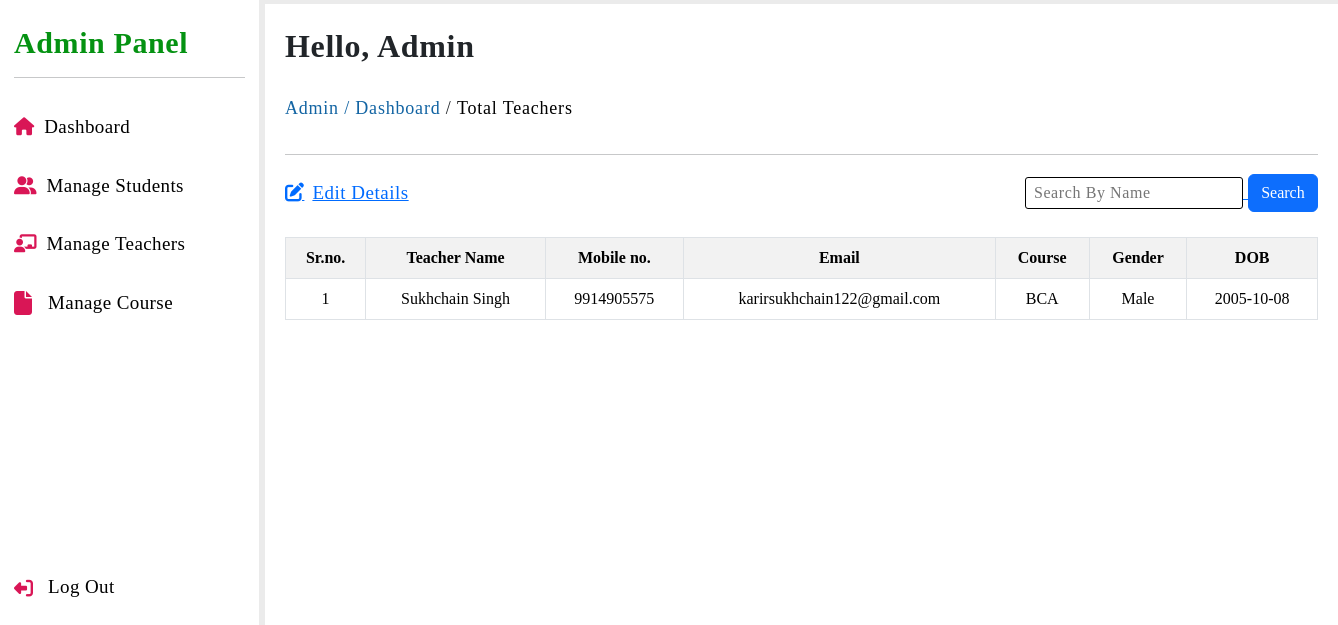
The app's page /admin/total-teachers.php (signed in) with its own data.
### tables this page shows
CREATE TABLE `teacher_info` (
  `sr_no` int(11) NOT NULL,
  `teacher_name` varchar(40) NOT NULL,
  `teacher_number` bigint(10) NOT NULL,
  `teacher_email` varchar(100) NOT NULL,
  `teacher_password` varchar(30) NOT NULL,
  `teacher_course` varchar(50) NOT NULL,
  `teacher_course_1` varchar(10) NOT NULL,
  `teacher_course_2` varchar(10) NOT NULL,
  `teacher_course_3` varchar(10) NOT NULL,
  `teacher_gender` varchar(6) NOT NULL,
  `teacher_dob` varchar(15) NOT NULL,
  `teacher_address` varchar(150) NOT NULL
);

### admin/total-teachers.php (the view, shortened to what this page needs)
<?php
    include '../sql/main_connection.php';
    $search_value = "";
?>
<!DOCTYPE html>
<html lang="en">
<head>
    <?php include '../include/links.php'; ?>
    <link rel="stylesheet" href="../styles/admin_dashboard.css">
    <link rel="stylesheet" href="admin-responsive.css">
</head>
<body>
    <?php include '../include/admin-sidebar.php'; ?>
    <section class="dashboard-middle-area">
        <h4 class="admin-name">Hello, Admin</h4>
        <pre class="pagination"><p style="color: #1264a3;">Admin / </p> <p><a href="dashboard.php" style="color:#1264a3;">Dashboard</a> / </p> <a href="total-teachers.php">Total Teachers</a></pre> <hr>
        <div class="edit-detail-link pt-2">
            <span style="display: flex; width: 330px;">
                <i class='fa-solid fa-pen-to-square pe-2 pt-1'></i>
                <a href="manage-teachers.php" style="color: #006bff">Edit Details</a>
            </span>
            <div class="search-div">
                <form action="" method="GET">
                    <input type="search" name="search-value" autocomplete="off" placeholder="Search By Name" value="<?php echo htmlspecialchars($search_value); ?>">
                    <button type="submit" class="btn btn-primary">Search</button>
                </form>
            </div>
        </div>
        <div class="teacher-table">
            <table class="table table-bordered text-center table-striped">
                <tr>
                    <th>Sr.no.</th>
                    <th>Teacher Name</th>
                    <th>Mobile no.</th>
                    <th>Email</th>
                    <th>Course</th>
                    <th>Gender</th>
                    <th>DOB</th>
                </tr>
                <?php
                    if (!empty($search_value))
                    {
                        $sql = "SELECT * FROM teacher_info WHERE teacher_name LIKE '%$search_value%'";
                    }
                    else
                    {
                        $sql = "SELECT * FROM teacher_info";
                    }
                    $data = mysqli_query($conn, $sql);
                    $total = mysqli_num_rows($data);
                    if($total != 0)
                    {
                        while($result = mysqli_fetch_assoc($data))
                        {
                            echo
                            "
                                <tr>
                                    <td>".$result['sr_no']."</td>
                                    <td>".$result['teacher_name']."</td>
                                    <td>".$result['teacher_number']."</td>
                                    <td>".$result['teacher_email']."</td>
                                    <td>".$result['teacher_course']."</td>
                                    <td>".$result['teacher_gender']."</td>
                                    <td>".$result['teacher_dob']."</td>
                                </tr>
                            ";
                        }
                    }
                    else
                    {
                        echo "<tr><td colspan='6'>No Record Found</td></tr>";
                    }
                ?>
            </table>
        </div>
    </section>
</body>
</html>

### styles/admin_dashboard.css (style rules this page uses)
* { margin: 0; padding: 0; box-sizing: border-box; font-family: 'Poppins'; }
body { width: 100%; height: 100vh; display: flex; background-color: #ebebeb; }
body a { text-decoration: none; color: #000; }
.dashboard-middle-area { width: calc(100% - 260px); height: auto; background-color: #fff; margin: 4px 0px 0px 6px; padding: 10px 20px; }
.dashboard-middle-area .admin-name { font-size: 32px; font-weight: 600; letter-spacing: .7px; margin-top: 13px; }
.dashboard-middle-area .pagination { font-size: 18px; font-weight: 500; margin-top: 30px; letter-spacing: .8px; transition: .2s; }
.student-table, .course-table, .teacher-table { width: 100%; height: auto; padding: 20px 0px; }
.edit-detail-link { letter-spacing: .5px; text-decoration: underline; font-size: 19px; color: #006BFF; font-weight: 500; display: flex; }
.search-div { width: auto; height: auto; padding: 0px 10px; position: relative; left: 400px; top: -5px; }
.search-div input { font-size: 16px; padding: 3px 8px; letter-spacing: .6px; outline: none; border-radius: 3px; border: 1px solid; }

### records on screen
teacher_info: sr_no "1", teacher_name "Sukhchain Singh", teacher_number "9914905575", teacher_email "karirsukhchain122@gmail.com", teacher_course "BCA", teacher_gender "Male", teacher_dob "2005-10-08"
